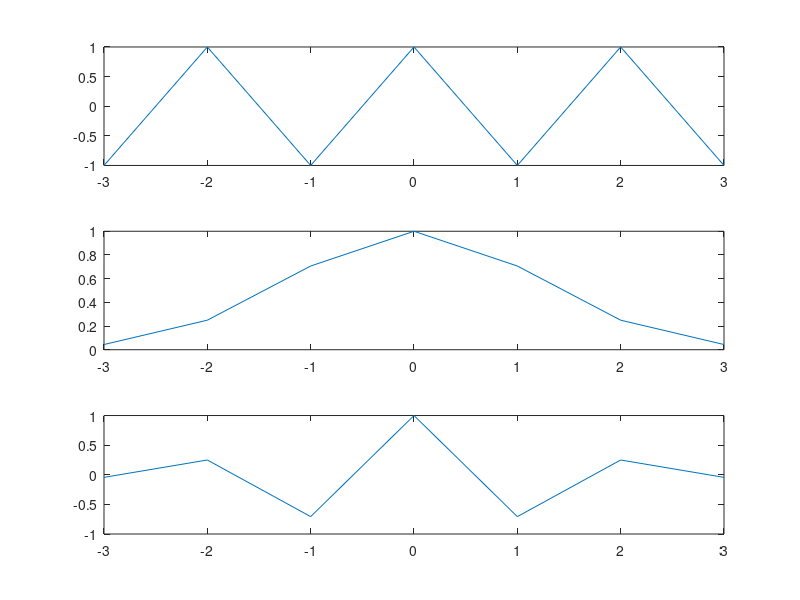

Here is the MATLAB script that generated this plot:
% Note: degradation is applied directly in python 
% the plot here is used to have an intuition

sigma = 1.2;  % corresponding to 0.17 mm
kerHalfLen = ceil(2 * sigma);
x = -kerHalfLen:1:kerHalfLen;
ycos = cos(2*pi*0.5*x);
ygauss = exp(-0.5 .* (x./sigma).^2);

y = ycos .* ygauss;
figure;
subplot(3,1,1); plot(x, ycos)
subplot(3,1,2); plot(x, ygauss);
subplot(3,1,3); plot(x, y);